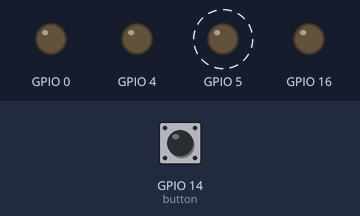
The program below on a simulated ESP8266 board running MicroPython. Parts: output pins drawn as LEDs (lit = HIGH). Dashed ring = blinking. The inputs (shaded band) are chosen by the test bench; at power-on: GPIO 14 (button) LOW. WiFi joins after 1.5 s; no MQTT or app messages arrive unless stated; what the program prints to the serial console is not drawn.

Above: at 1.2 s.
1.3 s: GPIO 14 (button) pulled HIGH for 1 s
At 3.9 s:
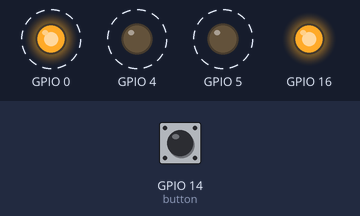
4.3 s: GPIO 14 (button) pulled HIGH for 0.15 s
At 6.1 s:
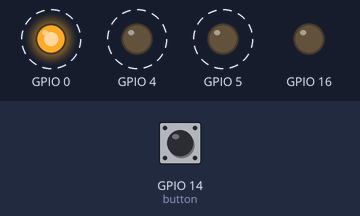
7.4 s: GPIO 14 (button) pulled HIGH for 3.2 s
At 12.7 s:
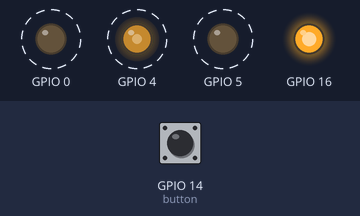
Timing chart, 0 to 19.5 s (numbered marks = the images above; inputs shaded):
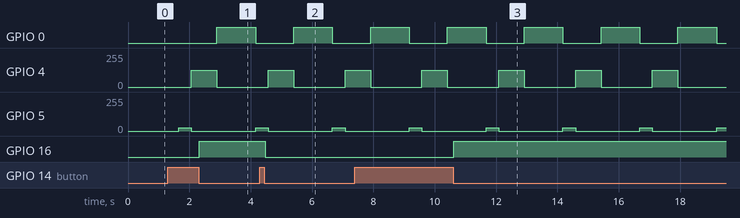

Measured:
- after the input at 1.3 s, GPIO 16: LOW → HIGH after 1.0 s instead of 0.35 s
- after the input at 4.3 s, GPIO 16: HIGH → LOW after 0.17 s
- after the input at 7.4 s, GPIO 16: LOW → HIGH after 3.2 s
- by itself, GPIO 0: alternates HIGH for 1.3 s and LOW for 1.2 s
- by itself, GPIO 4: alternates 127/255 for 0.83 s and 0/255 for 1.7 s
- by itself, GPIO 5: alternates 25/255 for 0.41 s and 0/255 for 2.1 s

The program:

main.py
```python
from LED import Led
from Button import Button
from Relay import Relay

import time
import uasyncio
import network
import ujson
from umqtt.simple import MQTTClient

"""
Wi-Fi Gateway : SSID and Password
"""
WIFI_AP_SSID = "komorebi"
WIFI_AP_PSW = "asdfghjkl"

"""
QCloud Device Info
"""
DEVICE_NAME = "Led_1"
PRODUCT_ID = "WNSBO8V9GJ"
DEVICE_KEY = "6e5jWv++n7v5DznjpzkVbw=="

"""
MQTT topic
"""
MQTT_CONTROL_TOPIC = "$thing/down/property/"+PRODUCT_ID+"/"+DEVICE_NAME
MQTT_CONTROL_REPLY_TOPIC = "$thing/up/property/"+PRODUCT_ID+"/"+DEVICE_NAME

led = Led(5, 4, 0)
relay = Relay(16)
button = Button(14)

mqtt_client = None
color = 0   #enum 0=red, 1=green, 2=blue
name= ""    #light name. it is optional
brightness = 100  # 0%~100%
light_changed = False

async def wifi_connect(ssid, pwd):
    sta = network.WLAN(network.STA_IF)
    sta.active(True)
    sta.connect(ssid, pwd)

    while not sta.isconnected():
        print("Wi-Fi Connecting...")
        time.sleep_ms(500)

def mqtt_callback(topic, msg):
    global led, relay, button
    global color, name, brightness, light_changed

    print((topic, msg))
    msg_json = ujson.loads(msg)
    if msg_json['method'] == 'control':
        params = msg_json['params']

        power_switch_tmp = params.get('power_switch')
        if power_switch_tmp is not None:
            power_switch = power_switch_tmp
            relay.set_state(power_switch)

        brightness_tmp = params.get('brightness')
        if brightness_tmp is not None:
            brightness = brightness_tmp

        color_tmp = params.get('color')
        if color_tmp is not None:
            color = color_tmp

        name_tmp = params.get('name')
        if name_tmp is not None:
            name = name_tmp

        if brightness_tmp is not None or color_tmp is not None:
            light_changed = True

async def mqtt_connect():
    global mqtt_client

    MQTT_SERVER = PRODUCT_ID + ".iotcloud.tencentdevices.com"
    MQTT_PORT = 1883
    MQTT_CLIENT_ID = PRODUCT_ID+DEVICE_NAME
    MQTT_USER_NAME = "WNSBO8V9GJLed_1;12010126;ES29I;1654689393"
    MQTTT_PASSWORD = "a7da552db0ef10508e17e86768d89cf74525cd848f39e42410971bb97f67242f;hmacsha256"

    mqtt_client = MQTTClient(MQTT_CLIENT_ID, MQTT_SERVER, MQTT_PORT,MQTT_USER_NAME, MQTTT_PASSWORD, 60)
    mqtt_client.set_callback(mqtt_callback)
    mqtt_client.connect()

def mqtt_report(client, color, name, switch, brightness):

    msg = {
        "method": "report",
        "clientToken": "clientToken-2444532211",
        "params": {
            "color": color,
            "color_temp": 0,
            "name": name,
            "power_switch": switch,
            "brightness": brightness
        }
    }

    client.publish(MQTT_CONTROL_REPLY_TOPIC.encode(), ujson.dumps(msg).encode())

async def light_loop():
    global led, relay, button
    global color, name, brightness, light_changed

    switch_status_last = 1
    LED_status = 0

    color = 2   #blue
    brightness = 100    #here 100% == 1
    led.rgb_light(0, 0, 255, brightness/100.0)

    # 该循环为测试LED等的开闭循环
    # while True:
    #     relay.set_on()
    #     await uasyncio.sleep_ms(2000)
    #     relay.set_off()
    #     await uasyncio.sleep_ms(2000)

    time_cnt = 0
    change_cnt = 0
    twinkle_cnt = 0
    twinkle_cycle = 20


    mqtt_client.subscribe(MQTT_CONTROL_TOPIC.encode())

    while True:
        if change_cnt > 0:
            change_cnt -= 1
        mqtt_client.check_msg()

        switch_status = button.state()
        LED_status = relay.state()
        if switch_status != switch_status_last:
            if switch_status == 0 and switch_status_last == 1:
                LED_status = 0 if LED_status else 1
            relay.set_state(LED_status)
            switch_status_last = switch_status

        if light_changed:
            light_changed = False
            change_cnt = 3 * twinkle_cycle
            twinkle_cnt = 0
            led.rgb_light(255 if color==0 else 0, 255 if color==1 else 0, 255 if color==2 else 0, brightness/100.0)

        if change_cnt == 0:
            if twinkle_cnt >= 6 * twinkle_cycle:
                twinkle_cnt = 0
            elif (twinkle_cnt // twinkle_cycle) == 0:
                led.rgb_light(255, 0 ,0 ,0.1)
                twinkle_cnt += 1
            elif (twinkle_cnt // twinkle_cycle) <= 2:
                led.rgb_light(0, 255, 0, 0.5)
                twinkle_cnt += 1
            elif (twinkle_cnt // twinkle_cycle) <= 5:
                led.rgb_light(0, 0, 255, 1.0)
                twinkle_cnt += 1


        # 调整为0.02*100=2秒上报一次
        if time_cnt >= 100:
            mqtt_report(mqtt_client, color, name, LED_status, brightness)
            time_cnt = 0
        time_cnt = time_cnt+1
        await uasyncio.sleep_ms(20)# 时间间隔最好别超过50ms，否则按钮按下时间在休眠期间的话会无效，导致按钮很不好操作

async def main():
    global mqtt_client

    # Wi-Fi connection
    try:
        await uasyncio.wait_for(wifi_connect(WIFI_AP_SSID, WIFI_AP_PSW), 20)
    except uasyncio.TimeoutError:
        print("wifi connected timeout!")

    # MQTT connection
    try:
        await uasyncio.wait_for(mqtt_connect(), 20)
    except uasyncio.TimeoutError:
        print("mqtt connected timeout!")

    await uasyncio.gather(light_loop())

uasyncio.run(main())
```

LED.py
```python
from machine import PWM
from machine import Pin

class Led():
    """
    创建LED类
    """
    def __init__(self, rpin, gpin, bpin, sfreq=1000):
        """
        构造函数
        :param pin: 接LED的管脚，必须支持PWM
        :param freq: PWM的默认频率是1000
        """
        #以rpin, gpin, bpin为参数，使用Pin和PWM来绑定三个引脚来控制led灯的红黄蓝的三个PWM信号
        self.led_red = PWM(Pin(rpin), freq = sfreq)
        self.led_green = PWM(Pin(gpin), freq = sfreq)
        self.led_blue = PWM(Pin(bpin), freq = sfreq)


    def rgb_light(self, red, green, blue, brightness):
		#red green blue的范围在range(256)内，brightness的范围在[0,1]内，如果取值不在正确范围内，什么也不做
        #调用duty成员函数来设置三种颜色的占空比
        if brightness < 0.0 or brightness > 1.0:
            return
        if red not in range(256):
            return
        if green not in range(256):
            return
        if blue not in range(256):
            return
        self.pwm_red = self.led_red.duty(int(red/255*brightness*1023))
        self.pwm_green = self.led_green.duty(int(green/255*brightness*1023))
        self.pwm_blue = self.led_blue.duty(int(blue/255*brightness*1023))


    def deinit(self):
        """
        析构函数
        """
        self.led_red.deinit()
        self.led_green.deinit()
        self.led_blue.deinit()
```

Button.py
```python
from machine import ADC
from machine import Pin, Signal
class Button():
    def __init__(self,pin):
        self.buttonpin = Pin(pin, Pin.IN)
        self.last_status = self.buttonpin.value()


    def state(self):
        #self.last_status = 1
        self.last_status = self.buttonpin.value()
        return self.last_status
```

Relay.py
```python
from machine import ADC
from machine import Pin, Signal

class Relay():

    def __init__(self, pin):
        self.relaypin = Pin(pin, Pin.OUT)
        self.relayled = Signal(self.relaypin, invert=True) # 将信号置反, 实现开与关和输入信号对应
        #self.last_status = 1

    def set_state(self, state):
        self.relayled.value(state)
        #self.relaypin.value(state)
        #self.last_status = state

    def set_on(self):
        #self.relaypin.on() value: 1 but light is off
        self.relayled.value(1)
        print('Relay on value: ' + str(self.relayled.value()))

    def set_off(self):
        # self.relaypin.off() value: 0 but light is on
        self.relayled.value(0)
        print('Relay off value: ' + str(self.relayled.value()))

    def state(self):
        return self.relayled.value()
```
